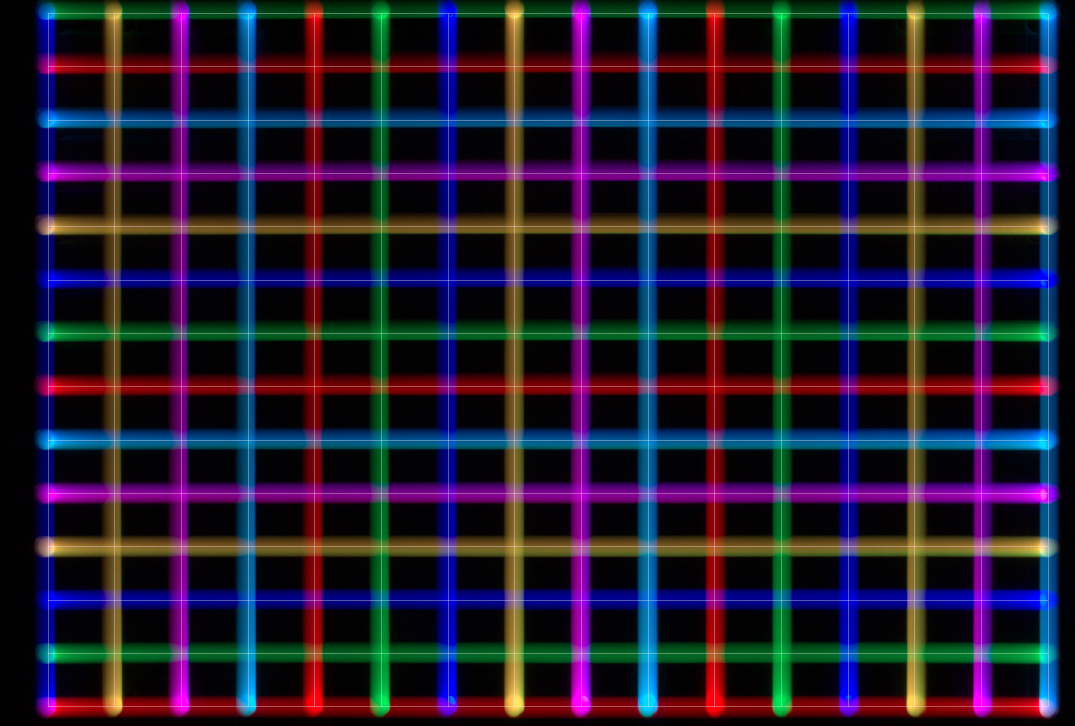
#> input picture images/full/grid_check.jpg, 3224 x 2176 px (shown at 1/3 size)
$ python photo_hlines.py ../images/full/grid_check.jpg
#> lines starting #> are read from the running program, lines starting #| are printed output that depends on the picture
### code/outdirs.py
"""outdirs.py — where the generators put what they write.

A bare file name (no folder in it) goes into the project's folder for its
kind; a name with a folder is left alone, so `--out wave_shots/x` still works.

    plots/      .plot files            OD.plot('rings3d.plot')
    previews/   previews, references,  OD.preview('rings3d_preview.png')
                trace checks
    svg/        SVGs                   OD.svg('keep_me_safe_edit.svg')
    docs/       PDFs to print          OD.doc('sharpness_card.pdf')

The result is relative to the current folder when it is inside the project,
so printed paths stay short.
"""
import os

ROOT = os.path.dirname(os.path.dirname(os.path.abspath(__file__)))


def _put(path, sub):
    if os.path.dirname(path):
        return path
    d = os.path.join(ROOT, sub)
    os.makedirs(d, exist_ok=True)
    full = os.path.join(d, path)
    rel = os.path.relpath(full)
    return full if rel.startswith('..') else rel


def plot(path):    return _put(path, 'plots')
def preview(path): return _put(path, 'previews')
def svg(path):     return _put(path, 'svg')
def doc(path):     return _put(path, 'docs')

### code/photo_hlines.py
#!/usr/bin/env python3
#
# photo_hlines.py — sample a photo along horizontal lines and write the
# light-paint plot of those lines, with a preview.
#
# The photo is scaled to --width mm, and sampled along horizontal lines
# --pitch mm apart. Each line is cut into --seg mm pieces; a piece takes the
# mean colour of the photo over its own length and one pitch of height, so
# nothing between the lines is thrown away.
#
# Usage:
#   ./photo_hlines.py PHOTO                      # 350 mm wide, 6 mm pitch
#   ./photo_hlines.py PHOTO --pitch 4 --seg 10
#   ./photo_hlines.py PHOTO --crop 0,0.5,1,1     # bottom half of the photo only
# Writes NAME.plot and NAME_preview.png (--out NAME, default from the photo's
# name).
#
# The plot draws the lines top to bottom, alternating direction, changing
# colour mid-stroke. Its lower-left corner is at --origin (default: 5 mm in
# from xmin and ymax, away from the camera glow at the home corner). Colours
# are full range: set the exposure with paint's brightness.

import argparse
import os
import sys

import numpy as np
from PIL import Image, ImageDraw, ImageFilter
import outdirs as OD

PX_PER_MM = 8                   # preview scale, as the paint pipeline's results
PLOT_X, PLOT_Y = 393.0, 262.0   # bed, mm
MARGIN = 5.0                    # mm of black round the preview


def sample(photo, width, pitch, seg):
    """Return (height_mm, [(y_mm, [(x0, x1, (r, g, b)), ...]), ...]), y up."""
    w_px, h_px = photo.size
    height = width * h_px / w_px
    n_lines = int(height // pitch) + 1
    n_segs = int(round(width / seg))
    y_first = (height - (n_lines - 1) * pitch) / 2      # centre the lines
    pix = np.asarray(photo.convert("RGB"), dtype=float)
    mm = w_px / width                                   # photo px per mm
    lines = []
    for i in range(n_lines):
        y = y_first + i * pitch                         # mm up from the bottom
        top = int(round((height - y - pitch / 2) * mm))
        bot = int(round((height - y + pitch / 2) * mm))
        top, bot = max(top, 0), min(bot, h_px)
        segs = []
        for k in range(n_segs):
            x0, x1 = k * width / n_segs, (k + 1) * width / n_segs
            box = pix[top:bot, int(round(x0 * mm)):int(round(x1 * mm))]
            rgb = tuple(int(round(v)) for v in box.reshape(-1, 3).mean(axis=0))
            segs.append((x0, x1, rgb))
        lines.append((y, segs))
    return height, lines


def preview(height, width, lines, stroke, path):
    s = PX_PER_MM
    W = int(round((width + 2 * MARGIN) * s))
    H = int(round((height + 2 * MARGIN) * s))
    img = Image.new("RGB", (W, H), "black")
    d = ImageDraw.Draw(img)
    for y, segs in lines:
        py = (MARGIN + height - y) * s
        for x0, x1, rgb in segs:
            d.line([((MARGIN + x0) * s, py), ((MARGIN + x1) * s, py)],
                   fill=rgb, width=max(1, int(round(stroke * s))))
    glow = img.filter(ImageFilter.GaussianBlur(stroke * s))     # LED bloom
    img = Image.fromarray(np.maximum(np.asarray(img), np.asarray(glow) // 2))
    img.save(path)


def write_plot(path, cmdline, height, width, lines, origin, speed):
    ox, oy = origin
    with open(path, "w") as f:
        f.write("# %s — generated by %s. Do not edit.\n" % (path, cmdline))
        f.write("# %g x %.1f mm at origin %g,%g; %d lines, %d colour steps per line.\n"
                % (width, height, ox, oy, len(lines), len(lines[0][1])))
        f.write("\nhome\nstatus          # check WPos:393.000,0.000 before plotting\n")
        f.write("\nlightpen on\nspeed %d\n" % speed)
        for n, (y, segs) in enumerate(reversed(lines)):
            if n % 2:                                   # every other line right to left
                segs = [(x1, x0, rgb) for x0, x1, rgb in reversed(segs)]
            f.write("\n# y=%.2f\n" % y)
            last = None
            for k, (x0, x1, rgb) in enumerate(segs):
                if rgb != last:
                    f.write("colour %d %d %d\n" % rgb)
                    last = rgb
                if k == 0:
                    f.write("moveto %.2f %.2f\n" % (ox + x0, oy + y))
                f.write("drawto %.2f %.2f\n" % (ox + x1, oy + y))
        f.write("\npenup\ncolour off\nhome            # park at the home corner when done\n")


def main():
    ap = argparse.ArgumentParser(description="Sample a photo along horizontal lines; preview the plot.")
    ap.add_argument("photo")
    ap.add_argument("--width", type=float, default=350.0, help="plot width, mm")
    ap.add_argument("--pitch", type=float, default=6.0, help="line spacing, mm")
    ap.add_argument("--seg", type=float, default=5.0, help="colour step along a line, mm")
    ap.add_argument("--stroke", type=float, default=1.5, help="preview stroke width, mm")
    ap.add_argument("--speed", type=int, default=3000, help="drawing feed, mm/min")
    ap.add_argument("--origin", help="lower-left corner X,Y in mm (default 5 in from xmin, ymax)")
    ap.add_argument("--crop", help="part of the photo to use: LEFT,TOP,RIGHT,BOTTOM "
                    "as fractions (0,0 = top left); --width is the width of that part")
    ap.add_argument("--out", help="output name (default: from the photo)")
    a = ap.parse_args()

    name = a.out or os.path.splitext(os.path.basename(a.photo))[0]
    photo = Image.open(a.photo)
#> photo is the input picture: PIL image 3224x2176 RGB; mean R, G, B 34.6, 26.3, 47.3
    if a.crop:
        l, t, r, b = (float(v) for v in a.crop.split(","))
        photo = photo.crop((round(l * photo.width), round(t * photo.height),
                            round(r * photo.width), round(b * photo.height)))
    height, lines = sample(photo, a.width, a.pitch, a.seg)
#> after the loop in sample, `for i in range(n_lines):`: lines = 40 items
#> height = 236.2; lines = 40 items
    origin = (tuple(float(v) for v in a.origin.split(",")) if a.origin
              else (5.0, round(PLOT_Y - 5.0 - height, 1)))
#> origin = (5, 20.8)
    if (origin[0] < 0 or origin[1] < 0 or origin[0] + a.width > PLOT_X
            or origin[1] + height > PLOT_Y):
        sys.exit("plot does not fit the %g x %g mm bed at origin %g,%g"
                 % (PLOT_X, PLOT_Y, origin[0], origin[1]))
    cmdline = " ".join(["photo_hlines.py"] + sys.argv[1:])
    write_plot(OD.plot(name + ".plot"), cmdline, height, a.width, lines, origin, a.speed)
#> in write_plot, `ox, oy = origin`: ox = 5; oy = 20.8
#> the loop in write_plot, `for n, (y, segs) in enumerate(reversed(lines)):` made 40 passes
#> y on passes 1 to 12: 235.1, 229.1, 223.1, 217.1, 211.1, 205.1, 199.1, 193.1, 187.1, 181.1, 175.1, 169.1
    out = OD.preview(name + "_preview.png")
    preview(height, a.width, lines, a.stroke, out)
#> in preview, `H = int(round((height + 2 * MARGIN) * s))`: H = 1970
#> in preview, `img = Image.new("RGB", (W, H), "black")`: img: PIL image 2880x1970 RGB; every value is 0
#> the loop in preview, `for y, segs in lines:` made 40 passes
#> (y, py) on passes 1 to 12: (1.11, 1920.9), (7.11, 1872.9), (13.11, 1824.9), (19.11, 1776.9), (25.11, 1728.9), (31.11, 1680.9), (37.11, 1632.9), (43.11, 1584.9), (49.11, 1536.9), (55.11, 1488.9), (61.11, 1440.9), (67.11, 1392.9)
#> in preview, `glow = img.filter(ImageFilter.GaussianBlur(stroke * s))`:
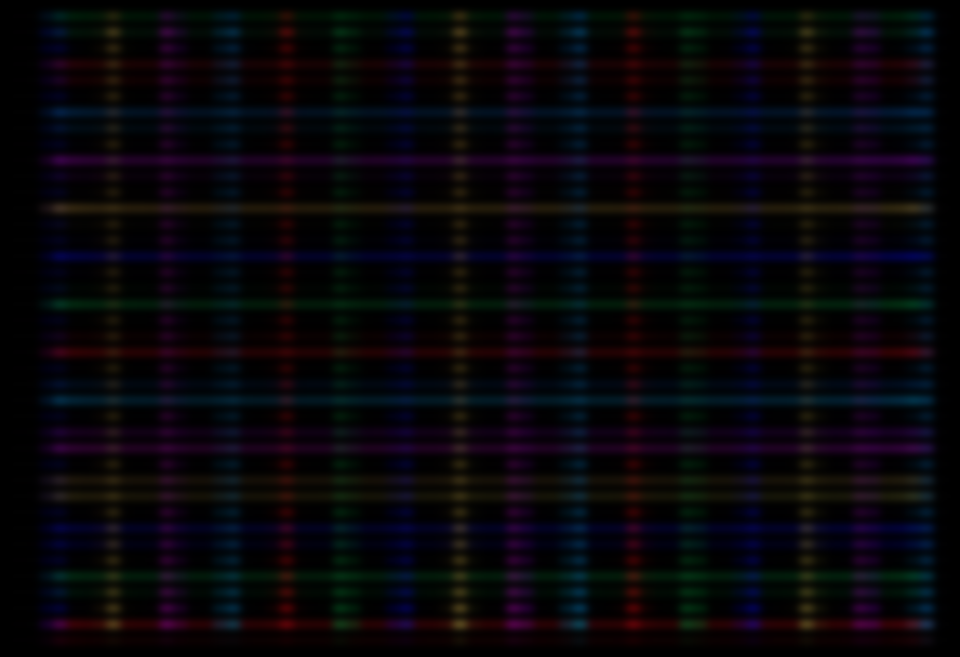
#> glow: PIL image 2880x1970 RGB (shown at 1/3 size); mean R, G, B 8.2, 6.3, 11.2
#> in preview, `img = Image.fromarray(np.maximum(np.asarray(img), np.asarray(glow) // ..`:
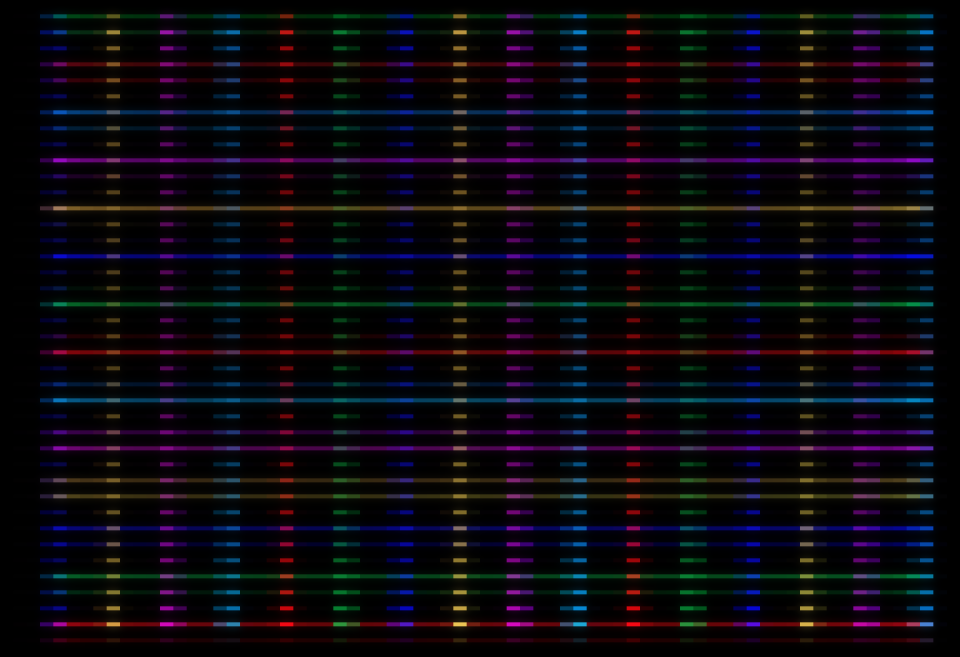
#> img: PIL image 2880x1970 RGB (shown at 1/3 size); mean R, G, B 10.6, 8.1, 14.5
    n_segs = len(lines[0][1])
#> n_segs = 70
    print("%s.plot: %.1f m of line at %d mm/min = %.1f min drawing; a colour step every %.0f ms"
          % (name, len(lines) * a.width / 1000, a.speed,
             len(lines) * a.width / a.speed, a.width / n_segs / a.speed * 60000))
#| grid_check.plot: 14.0 m of line at 3000 mm/min = 4.7 min drawing; a colour step every 100 ms
    print("%s: %.0f x %.1f mm, %d lines at %g mm, %d colour steps of %g mm per line"
          % (out, a.width, height, len(lines), a.pitch, len(lines[0][1]),
             a.width / len(lines[0][1])))
#| previews/grid_check_preview.png: 350 x 236.2 mm, 40 lines at 6 mm, 70 colour steps of 5 mm per line


if __name__ == "__main__":
    main()

$ run again, on images/full/hue_map.jpg
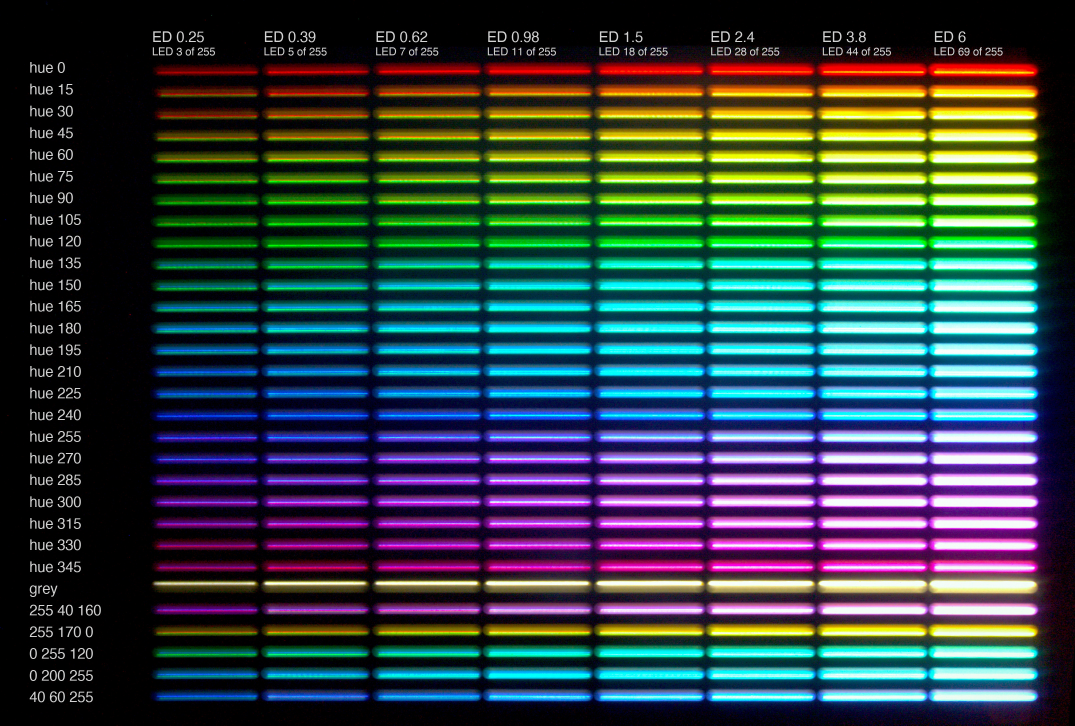
#> input picture images/full/hue_map.jpg, 3224 x 2176 px (shown at 1/3 size)
#> in main, photo is the input picture: PIL image 3224x2176 RGB; mean R, G, B 51.8, 67.6, 69.1
#> after the loop in sample, `for i in range(n_lines):`: lines = 40 items
#> in main, `height, lines = sample(photo, a.width, a.pitch, a.seg)`: height = 236.2; lines = 40 items
#> origin = (5, 20.8)
#> ox = 5; oy = 20.8
#> the loop in write_plot, `for n, (y, segs) in enumerate(reversed(lines)):` made 40 passes
#> y on passes 1 to 8: 235.1, 229.1, 223.1, 217.1, 211.1, 205.1, 199.1, 193.1
#> H = 1970
#> the loop in preview, `for y, segs in lines:` made 40 passes
#> (y, py) on passes 1 to 8: (1.11, 1920.9), (7.11, 1872.9), (13.11, 1824.9), (19.11, 1776.9), (25.11, 1728.9), (31.11, 1680.9), (37.11, 1632.9), (43.11, 1584.9)
#> in preview, `glow = img.filter(ImageFilter.GaussianBlur(stroke * s))`:
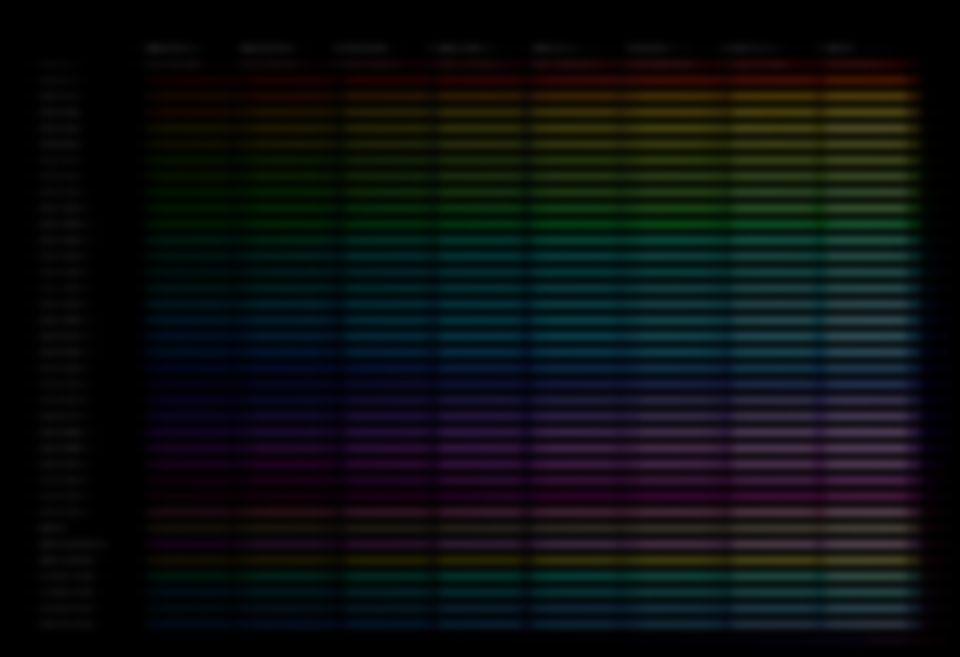
#> glow: PIL image 2880x1970 RGB (shown at 1/3 size); mean R, G, B 12.1, 15.8, 16.1
#> in preview, `img = Image.fromarray(np.maximum(np.asarray(img), np.asarray(glow) // ..`:
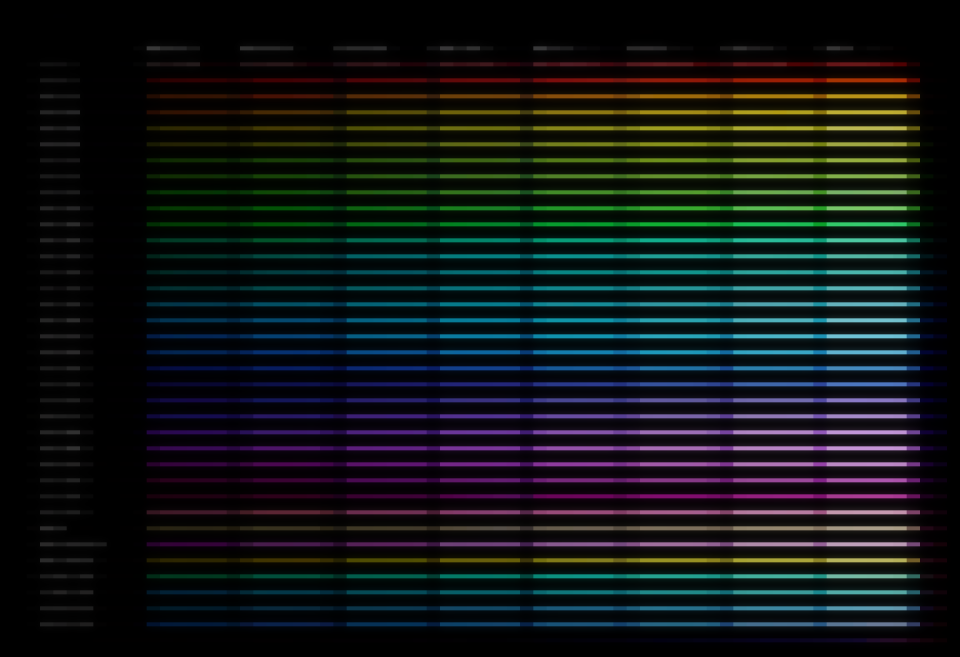
#> img: PIL image 2880x1970 RGB (shown at 1/3 size); mean R, G, B 15.8, 20.7, 21.2
#> n_segs = 70
#| hue_map.plot: 14.0 m of line at 3000 mm/min = 4.7 min drawing; a colour step every 100 ms
#| previews/hue_map_preview.png: 350 x 236.2 mm, 40 lines at 6 mm, 70 colour steps of 5 mm per line
